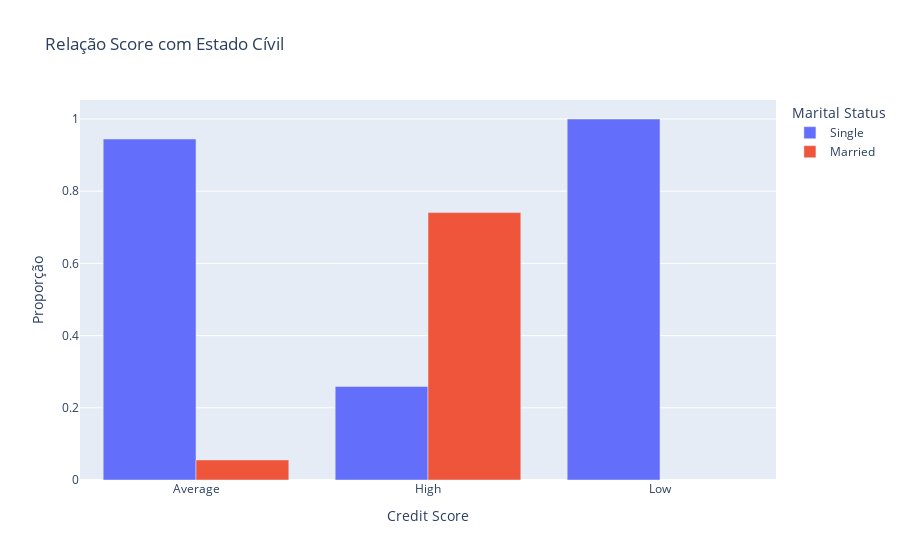

Write notebook code for a chart like this one.
### Markdown cell above
**E) Que outras perguntas te parecem fazer sentido explorarmos a resposta para conhecermos mais nossa base de dados e o comportamento dos clientes?**

 Elabore mais 3 perguntas e responda utilizando gráficos + insights.

### Code cell
# seu código aqui
status_score = (
    df_sem_outliers
    .groupby('Credit Score')['Marital Status']
    .value_counts(normalize=True)
    .rename('Proporção')
    .reset_index()
)

fig = px.bar(
    status_score,
    x='Credit Score',
    y='Proporção',
    title='Relação Score com Estado Cívil',
    color='Marital Status',
    barmode='group'
    
)

fig.show()

### Figure 1 — Plotly figure (JSON) as saved in the notebook; plotly's stock layout.template omitted (floating-point values rounded to 4 significant figures)
{"data": [{"alignmentgroup": "True", "hovertemplate": "Marital Status=Single<br>Credit Score=%{x}<br>Proporção=%{y}<extra></extra>", "legendgroup": "Single", "marker": {"color": "#636efa", "pattern": {"shape": ""}}, "name": "Single", "offsetgroup": "Single", "orientation": "v", "showlegend": true, "textposition": "auto", "type": "bar", "x": ["Average", "High", "Low"], "xaxis": "x", "y": [0.9444, 0.2593, 1.0], "yaxis": "y"}, {"alignmentgroup": "True", "hovertemplate": "Marital Status=Married<br>Credit Score=%{x}<br>Proporção=%{y}<extra></extra>", "legendgroup": "Married", "marker": {"color": "#EF553B", "pattern": {"shape": ""}}, "name": "Married", "offsetgroup": "Married", "orientation": "v", "showlegend": true, "textposition": "auto", "type": "bar", "x": ["Average", "High"], "xaxis": "x", "y": [0.05556, 0.7407], "yaxis": "y"}], "layout": {"barmode": "group", "legend": {"title": {"text": "Marital Status"}, "tracegroupgap": 0}, "title": {"text": "Relação Score com Estado Cívil"}, "xaxis": {"anchor": "y", "domain": [0, 1], "title": {"text": "Credit Score"}}, "yaxis": {"anchor": "x", "domain": [0, 1], "title": {"text": "Proporção"}}}}
